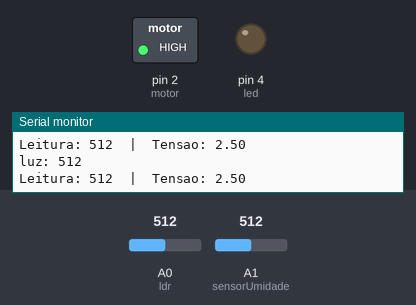
Simulated run of this sketch. Board: Arduino Uno, built with avr-gcc and run on an emulated ATmega328P. Parts: switched loads named in the sketch (green lamp = pin HIGH), output pins drawn as LEDs (lit = HIGH), the last lines printed to the serial monitor. Inputs (shaded band) come from the test bench; at power-on: A0 (ldr) = 512, A1 (sensorUmidade) = 512.

Above: at 1.3 s.
1.4 s: A0 (ldr) set to 408
2.9 s: A0 (ldr) set to 382
At 3.3 s:
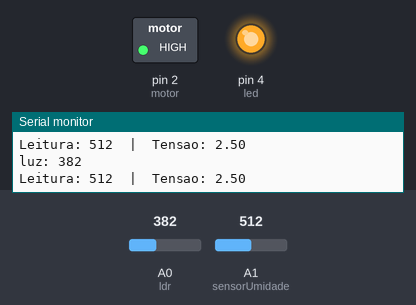
4.5 s: A1 (sensorUmidade) set to 285
6.0 s: A1 (sensorUmidade) set to 264
At 7.1 s:
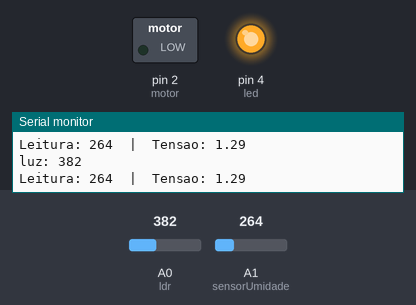
7.5 s: A0 (ldr) set to 511
At 8.3 s:
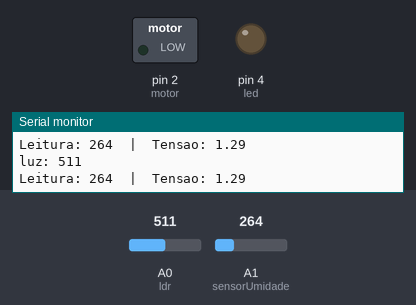
9.0 s: A0 (ldr) set to 306
At 9.6 s:
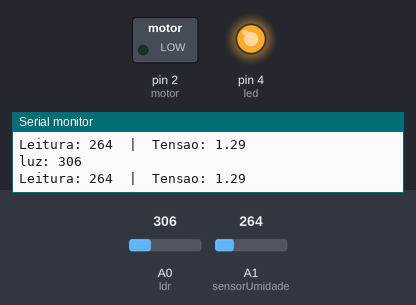
Timing chart, 0 to 11.5 s (numbered marks = the images above; inputs shaded):
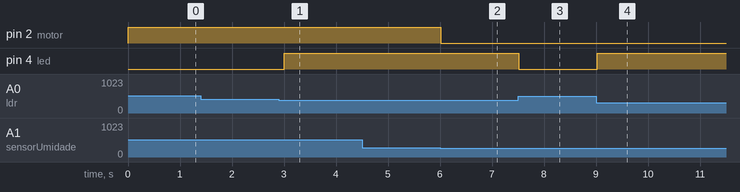

The sketch:

regadorAutomatico.ino
```cpp
#define motor 2
#define ldr A0
#define led 4
#define sensorUmidade A1

int luz = 0;
int leitura_sensor = 0;
int luzIdeal = 400;
float umidadeIdeal = 270;

void setup()
{
  pinMode(motor, OUTPUT);
  pinMode(led, OUTPUT);
  pinMode(ldr, INPUT);
  pinMode(sensorUmidade, INPUT);

  digitalWrite(motor, LOW);

  Serial.begin(9600);

}

void loop()
{
  luz = analogRead(ldr);

  Serial.print("luz: ");
  Serial.println(luz);

  leitura_sensor = analogRead(sensorUmidade);
  float tensao = leitura_sensor*(5.0/1023);
  Serial.print("Leitura: ");
    Serial.print(leitura_sensor);
    Serial.print("  |  ");
    Serial.print("Tensao: ");
    Serial.println(tensao);

  // Operação ternaria para verificar a luminosidade e ativar ou desativar o led
  (luz < luzIdeal) ? ativarLed(true) : ativarLed(false);

  // Operação ternaria para verificar a umidade e ativar ou desativar o motor
  (leitura_sensor > umidadeIdeal) ? ativarAgua(true) : ativarAgua(false);

  delay(500);
}

// Ligar/desligar bomba de agua
void ativarAgua(bool ativacaoMotor) {
  ativacaoMotor ? digitalWrite(motor, HIGH) : digitalWrite(motor, LOW);

}

// Acender/apagar led
void ativarLed(bool ativacaoLed){
  ativacaoLed ? digitalWrite(led, HIGH) : digitalWrite(led, LOW);
}
```

Measured:
- the behaviour switches between 400 and 399 on A0 (ldr) (found by bisection; images 0 and 1)
- the behaviour switches between 271 and 270 on A1 (sensorUmidade) (found by bisection; images 1 and 2)
- after the input at 2.9 s, pin 4 (led): LOW → HIGH after 0.11 s
- after the input at 6.0 s, pin 2 (motor): HIGH → LOW at once
- after the input at 7.5 s, pin 4 (led): HIGH → LOW at once
- after the input at 9.0 s, pin 4 (led): LOW → HIGH at once
